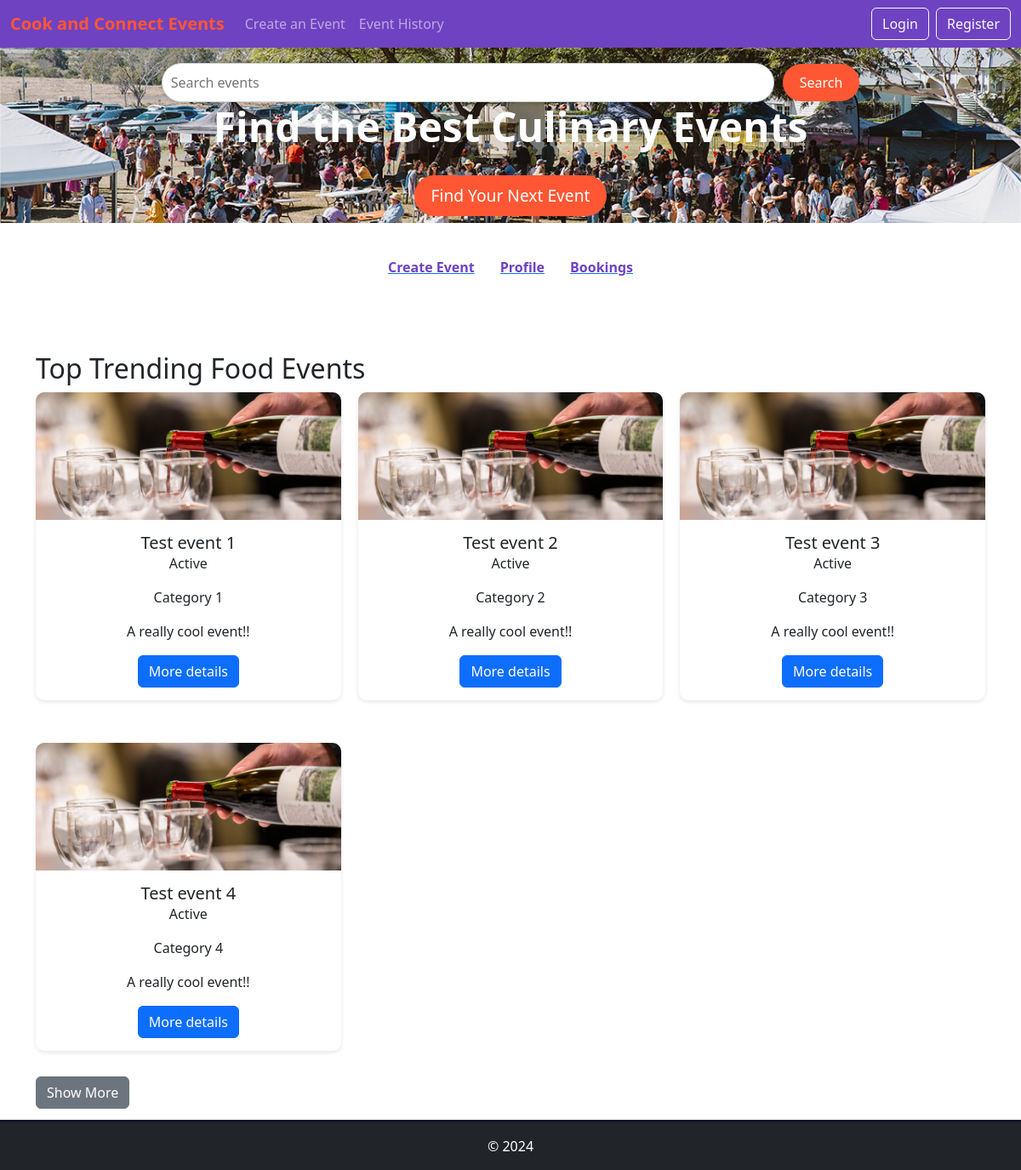
The page / on the database its author committed.
### website/models.py (models this page shows)
class Event(db.Model):
    __tablename__ = "events"
    id = db.Column(db.Integer, primary_key=True)
    user_id = db.Column(db.Integer, db.ForeignKey('users.id'))
    Title = db.Column(db.String(255), nullable=False)
    Description = db.Column(db.String(255), nullable=False)
    Image = db.Column(db.String(60), nullable=False, default='default.jpg')
    Start_time = db.Column(db.Time, nullable=False)
    Start_date = db.Column(db.Date, nullable=False)
    Venue = db.Column(db.String(32), nullable=False)
    Category = db.Column(db.String(32), nullable=False)
    Tickets_avaliable = db.Column(db.Integer, nullable=False)
    Status = db.Column(db.String(32), nullable=False)
    comments = db.relationship('Comment', backref='event')

### website/views.py (the view)
@main_bp.route('/')
def index():
    user = check_login(current_user)
    events = Event.query.order_by(Event.id).all()
    return render_template('index.html', events=events, user=user)

### website/views.py (called while the page is built)
def check_login(current_user):
    return current_user if current_user.is_authenticated else None

### website/templates/index.html (shortened to what this page needs)
{% extends "base.html" %}
{% block header %}
<div class="top-section">
    <div class="py-2">
        <div class="search-bar">
            <input type="text" id="searchInput" placeholder="Search events">
            <button id="searchButton">Search</button>
        </div>
        <div class="banner-content">
            <h1>Find the Best Culinary Events</h1>
            <button>Find Your Next Event</button>
        </div>
    </div>
</div>
{% endblock %}
{% block content %}
    <div class="categories">
        <div class="category-item">
            <a href="{{ url_for('main.createEvent') }}">
                <span>Create Event</span>
            </a>
        </div>
        <div class="category-item">
            <a href="{{ url_for('main.profile') }}">
                <span>Profile</span>
            </a>
        </div>
        <div class="category-item">
            <a href="{{ url_for('main.history') }}">
                <span>Bookings</span>
            </a>
        </div>
    </div>
    <div class="container mt-5">
        <h2 class="text-left">Top Trending Food Events</h2>
        <div class="trending-events" id="eventContainer">
             {% for event in events %}
                {% include "./partials/event_card.html" %}
             {% endfor %}
        </div>
        <div class="show-more-container pb-4">
            <button onclick="showMoreEvents()" class="btn btn-secondary">Show More</button>
        </div>
    </div>
{% endblock %}

### website/templates/base.html (shortened to what this page needs)
<!DOCTYPE html>
<html lang="en">
<head>
    <link href="https://cdn.jsdelivr.net/npm/bootstrap@5.3.2/dist/css/bootstrap.min.css" rel="stylesheet">
    <link rel="stylesheet" href="{{ url_for('static', filename='style/style.css') }}">
</head>
<body>
    <header>
        <nav class="navbar navbar-expand-lg navbar-dark">
            <div class="container-fluid">
                <a class="navbar-brand" href="{{ url_for('main.index') }}">Cook and Connect Events</a>
                <div class="collapse navbar-collapse" id="navbarNav">
                    <ul class="navbar-nav me-auto">
                        <li class="nav-item">
                            <a class="nav-link" href="{{ url_for('main.createEvent') }}">Create an Event</a>
                        </li>
                        <li class="nav-item">
                            <a class="nav-link" href="{{ url_for('main.history') }}">Event History</a>
                        </li>
                    </ul>
                    <div class="d-flex gap-2">
                        {% if user != None %}
                            <a href="{{ url_for('main.profile') }}" class="btn btn-outline-light">Profile</a>
                            <a href="{{ url_for('auth.logout') }}" class="btn btn-outline-light">Logout</a>
                        {% else %}
                            <a href="{{ url_for('auth.login') }}" class="btn btn-outline-light">Login</a>
                            <a href="{{ url_for('auth.register') }}" class="btn btn-outline-light">Register</a>
                        {% endif %}
                    </div>
                </div>
            </div>
        </nav>
        {% block header %}
        {% endblock %}
    </header>
    <div class="pb-5">
        {% block content %}
        {% endblock %}
    </div>
    <footer class="bg-dark text-white text-center py-3">
        © 2024
    </footer>
</body>
</html>

### website/templates/partials/event_card.html
<div class="event-card">
    <img src="{{ url_for('static', filename='img/wine_tasting_night.jpg') }}" alt="Wine Tasting Night">
    <div class="card-body">
        <h5 class="card-title">{{ event.Title }}</h5>
        <p class="card-text">{{ event.Status }}</p>
        <p class="card-text">{{ event.Category }}</p>
        <p class="card-text">{{ event.Description }}</p>
        <a href="{{ url_for('main.eventDetails') }}?id={{ event.id }}" class="btn btn-primary">More details</a>
    </div>
</div>

### website/static/style/style.css (style rules this page uses)
footer { background-color: #1f2937; color: #fff; text-align: center; padding: 20px; border-top: 3px solid #111827; width: 100%; position: fixed; bottom: 0; left: 0; right: 0; box-sizing: border-box; }
html { height: 100%; margin: 0; font-family: 'Poppins', sans-serif; }
.navbar { background-color: #6f42c1; }
.navbar-brand { color: #ff5733; font-weight: bold; }
.top-section { background-image: url('/static/img/banner.jpg'); background-size: cover; background-position: center; color: white; text-align: center; }
.search-bar { display: flex; align-items: center; justify-content: center; margin-top: 10px; }
.search-bar input { width: 60%; padding: 10px; border-radius: 50px; border: 1px solid #ced4da; outline: none; box-shadow: 0 2px 4px rgba(0, 0, 0, 0.1); }
.search-bar button { padding: 10px 20px; margin-left: 10px; border: none; background-color: #ff5733; color: white; border-radius: 50px; cursor: pointer; }
.banner-content h1 { font-size: 3rem; font-weight: 700; }
.banner-content button { padding: 10px 20px; background-color: #ff5733; border: none; color: white; border-radius: 30px; font-size: 1.2rem; margin-top: 20px; }
.categories { display: flex; justify-content: center; align-items: center; padding: 40px 0; }
.category-item { display: flex; flex-direction: column; align-items: center; margin: 0 15px; text-align: center; }
.category-item span { margin-top: 10px; font-weight: 600; color: #6f42c1; }
.event-card { background-color: #ffffff; border-radius: 10px; box-shadow: 0 2px 5px rgba(0, 0, 0, 0.1); margin-bottom: 30px; }
.event-card img { width: 100%; height: 150px; border-top-left-radius: 10px; border-top-right-radius: 10px; object-fit: cover; }
.event-card .card-body { padding: 15px; text-align: center; }
.trending-events { display: grid; grid-template-columns: repeat(3, 1fr); gap: 20px; }

### rows shown on the page
Event: Title "Test event 1", Status "Active", Category "Category 1", Description "A really cool event!!"
Event: Title "Test event 2", Status "Active", Category "Category 2", Description "A really cool event!!"
Event: Title "Test event 3", Status "Active", Category "Category 3", Description "A really cool event!!"
Event: Title "Test event 4", Status "Active", Category "Category 4", Description "A really cool event!!"
